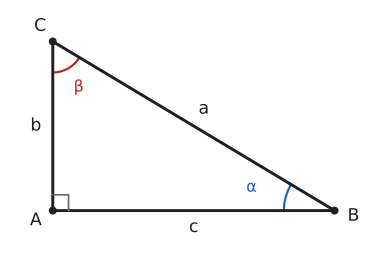

Recreate this plot in Python.
import sys; sys.path.insert(0, "tools")
from cizim import *

def P(x, y): return np.array([x, y], float)
def uz(A, B): return float(np.linalg.norm(A - B))
def olc(K, A, B):
    u, v = A - K, B - K
    return round(float(np.degrees(np.arccos(np.dot(u, v) / np.linalg.norm(u) / np.linalg.norm(v)))), 3)
def kenar(ax, A, B, metin, G, d=0.4, renk=YAZI, fs=13):
    """[AB] kenarının ortasına, G noktasından uzak tarafa etiket."""
    M = (A + B) / 2; t = (B - A) / uz(A, B); n = np.array([-t[1], t[0]])
    if np.dot(n, M - G) < 0: n = -n
    ax.text(*(M + d * n), metin, ha="center", va="center", color=renk, fontsize=fs)
def dik(ax, K, A, B, s=0.3):
    """K köşesinde dik açı işareti."""
    u = (A - K) / uz(A, K) * s; v = (B - K) / uz(B, K) * s
    ax.plot(*zip(K + u, K + u + v, K + v), color=SOLUK, lw=1.3)
def ad(ax, K, metin, G, d=0.4, renk=YAZI):
    """Köşe adını G'den uzak tarafa yazar."""
    n = (K - G) / uz(K, G); ax.plot(*K, "o", color=renk, markersize=5, zorder=5)
    ax.text(*(K + d * n), metin, ha="center", va="center", color=renk, fontsize=13)

# Ders, bölüm 3: m(A) = 90°, α = m(B), β = m(C), α + β = 90°.
A, B, C = P(0, 0), P(5, 0), P(0, 3); G = (A + B + C) / 3
print("A", olc(A, B, C), "B+C", olc(B, A, C) + olc(C, A, B))
fig, ax = sekil(5, 3.3); ax.set_aspect("equal"); ax.axis("off")
ax.plot(*zip(A, B, C, A), color=YAZI)
dik(ax, A, B, C, s=0.28)
aci(ax, B, A, C, r=0.9, ad="α", renk=MAVI); aci(ax, C, A, B, r=0.55, ad="β", renk=KIRMIZI)
ad(ax, A, "A", G, d=0.35); ad(ax, B, "B", G, d=0.35); ad(ax, C, "C", G, d=0.35)
kenar(ax, A, B, "c", G, d=0.3); kenar(ax, A, C, "b", G, d=0.3); kenar(ax, B, C, "a", G, d=0.35)
ax.set_xlim(-0.8, 5.8); ax.set_ylim(-0.7, 3.6)
kaydet(fig, __file__)
